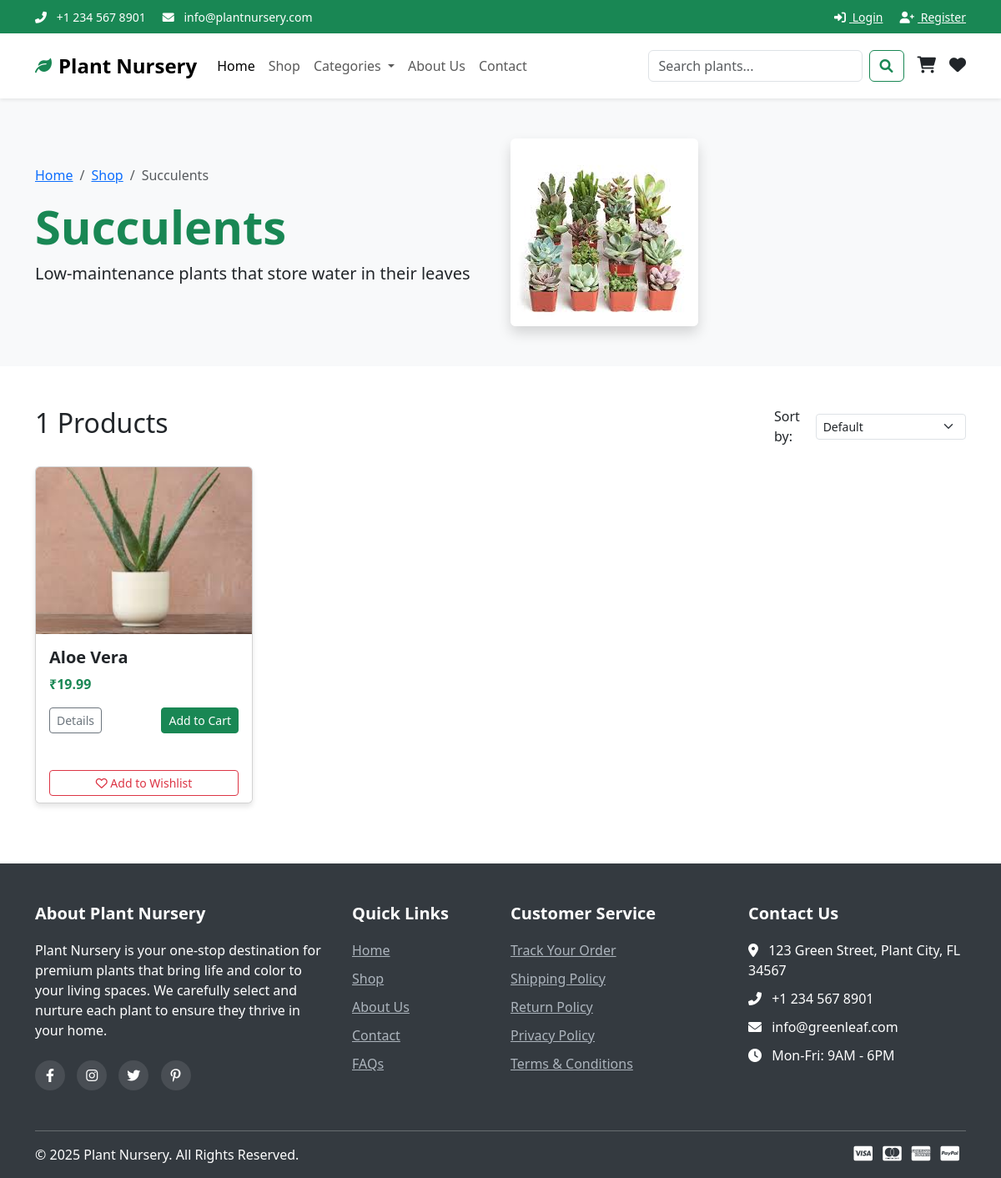
Screenshot of /category.php?id=3 with the database file from the repository.
### tables this page shows
CREATE TABLE IF NOT EXISTS categories (
    id INT AUTO_INCREMENT PRIMARY KEY,
    name VARCHAR(100) NOT NULL,
    description TEXT,
    image_path VARCHAR(255),
    created_at TIMESTAMP DEFAULT CURRENT_TIMESTAMP,
    updated_at TIMESTAMP DEFAULT CURRENT_TIMESTAMP ON UPDATE CURRENT_TIMESTAMP
);

CREATE TABLE IF NOT EXISTS products (
    id INT AUTO_INCREMENT PRIMARY KEY,
    name VARCHAR(100) NOT NULL,
    description TEXT,
    price DECIMAL(10, 2) NOT NULL,
    sale_price DECIMAL(10, 2),
    stock_quantity INT NOT NULL DEFAULT 0,
    reorder_level INT NOT NULL DEFAULT 10,
    image_path VARCHAR(255),
    category_id INT,
    featured BOOLEAN DEFAULT 0,
    status ENUM('in_stock', 'out_of_stock', 'coming_soon') DEFAULT 'in_stock',
    created_at TIMESTAMP DEFAULT CURRENT_TIMESTAMP,
    updated_at TIMESTAMP DEFAULT CURRENT_TIMESTAMP ON UPDATE CURRENT_TIMESTAMP,
    FOREIGN KEY (category_id) REFERENCES categories(id) ON DELETE SET NULL
);

### category.php (the view, shortened to what this page needs)
<?php
include_once("includes/db_connection.php");
$category_id = isset($_GET['id']) ? intval($_GET['id']) : 0;
$category = null;
$query = "SELECT * FROM categories WHERE id = $category_id";
$result = mysqli_query($conn, $query);
if ($result && mysqli_num_rows($result) > 0) {
    $category = mysqli_fetch_assoc($result);
} else {
    header("Location: shop.php");
    exit();
}
$sort = isset($_GET['sort']) ? $_GET['sort'] : 'default';
$query = "SELECT * FROM products WHERE category_id = $category_id";
switch ($sort) {
    default:
        $query .= " ORDER BY id DESC";
}
$result = mysqli_query($conn, $query);
$products = [];
if ($result) {
    while ($row = mysqli_fetch_assoc($result)) {
        $products[] = $row;
    }
}
?>
<!DOCTYPE html>
<html lang="en">
<head>
    <link rel="stylesheet" href="css/style.css">
    <link href="https://cdn.jsdelivr.net/npm/bootstrap@5.3.0/dist/css/bootstrap.min.css" rel="stylesheet">
    <link rel="stylesheet" href="https://cdnjs.cloudflare.com/ajax/libs/font-awesome/6.0.0/css/all.min.css">
</head>
<body>
    <?php include_once("includes/header.php"); ?>
    <section class="category-banner py-5 bg-light">
        <div class="container">
            <div class="row align-items-center">
                <div class="col-md-6">
                    <nav aria-label="breadcrumb">
                        <ol class="breadcrumb">
                            <li class="breadcrumb-item"><a href="index.php">Home</a></li>
                            <li class="breadcrumb-item"><a href="shop.php">Shop</a></li>
                            <li class="breadcrumb-item active" aria-current="page"><?php echo htmlspecialchars($category['name']); ?></li>
                        </ol>
                    </nav>
                    <h1 class="display-4 fw-bold text-success"><?php echo htmlspecialchars($category['name']); ?></h1>
                    <p class="lead"><?php echo htmlspecialchars($category['description']); ?></p>
                </div>
                <div class="col-md-6">
                    <img src="<?php echo $category['image_path']; ?>" alt="<?php echo htmlspecialchars($category['name']); ?>" class="img-fluid rounded shadow">
                </div>
            </div>
        </div>
    </section>
    <section class="products-section py-5">
        <div class="container">
            <div class="row">
                <div class="col-12 mb-4">
                    <div class="d-flex justify-content-between align-items-center">
                        <h2><?php echo count($products); ?> Products</h2>
                        <div class="sort-options">
                            <form action="category.php" method="GET" class="d-flex align-items-center">
                                <label for="sort" class="me-2">Sort by:</label>
                                <select class="form-select form-select-sm" name="sort" id="sort" onchange="this.form.submit()">
                                    <option value="default" <?php echo $sort == 'default' ? 'selected' : ''; ?>>Default</option>
                                </select>
                            </form>
                        </div>
                    </div>
                </div>
            </div>
            <div class="row">
                <?php if(count($products) > 0): ?>
                    <?php foreach($products as $product): ?>
                        <div class="col-md-4 col-lg-3 mb-4">
                            <div class="card h-100 product-card">
                                <img src="<?php echo $product['image_path']; ?>" class="card-img-top" alt="<?php echo htmlspecialchars($product['name']); ?>">
                                <div class="card-body">
                                    <h5 class="card-title"><?php echo htmlspecialchars($product['name']); ?></h5>
                                    <p class="card-text text-success fw-bold">₹<?php echo number_format($product['price'], 2); ?></p>
                                    <div class="d-flex justify-content-between">
                                        <a href="product.php?id=<?php echo $product['id']; ?>" class="btn btn-sm btn-outline-secondary">Details</a>
                                        <a href="add_to_cart.php?id=<?php echo $product['id']; ?>" class="btn btn-sm btn-success">Add to Cart</a>
                                    </div>
                                </div>
                                <div class="card-footer bg-white border-top-0">
                                    <a href="add_to_wishlist.php?id=<?php echo $product['id']; ?>" class="btn btn-sm btn-outline-danger w-100"><i class="far fa-heart"></i> Add to Wishlist</a>
                                </div>
                            </div>
                        </div>
                    <?php endforeach; ?>
                <?php endif; ?>
            </div>
        </div>
    </section>
    <?php include_once("includes/footer.php"); ?>
</body>
</html>

### css/style.css (style rules this page uses)
:root { --primary-color: #198754; --secondary-color: #6c757d; --dark-green: #155724; --light-green: #d4edda; --bs-body-font-family: 'Poppins', sans-serif; }
body { font-family: 'Poppins', sans-serif; color: #333; line-height: 1.6; }
a { text-decoration: none; color: var(--primary-color); transition: all 0.3s ease; }
.btn-success { background-color: var(--primary-color); border-color: var(--primary-color); }
.card { border: none; box-shadow: 0 4px 6px rgba(0, 0, 0, 0.1); transition: transform 0.3s ease, box-shadow 0.3s ease; margin-bottom: 20px; }
.card-title { font-weight: 600; color: var(--dark-green); }
.product-card .card-img-top { height: 200px; object-fit: cover; }

### rows the page displays
categories: name "Succulents", description "Low-maintenance plants that store water in their leaves", image_path (picture)
products: image_path (picture), name "Aloe Vera", price "19.99"

### other values shown
count($products) "1"
